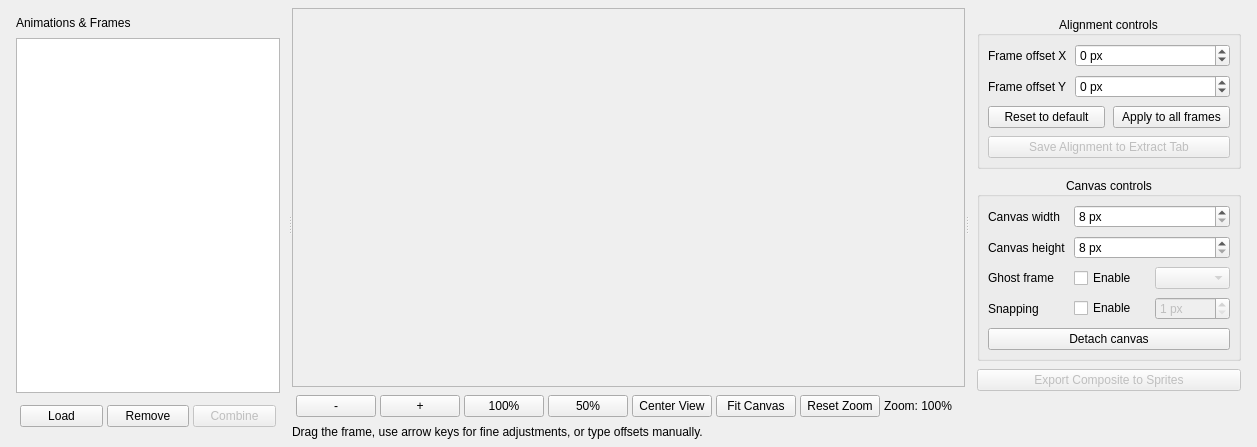
    <widget class="QWidget" name="tool_editor">
     <property name="sizePolicy">
      <sizepolicy hsizetype="MinimumExpanding" vsizetype="MinimumExpanding">
       <horstretch>0</horstretch>
       <verstretch>0</verstretch>
      </sizepolicy>
     </property>
     <attribute name="title">
      <string>Editor</string>
     </attribute>
     <layout class="QVBoxLayout" name="editor_tab_layout" stretch="0">
      <property name="spacing">
       <number>8</number>
      </property>
      <property name="sizeConstraint">
       <enum>QLayout::SizeConstraint::SetNoConstraint</enum>
      </property>
      <property name="leftMargin">
       <number>8</number>
      </property>
      <property name="topMargin">
       <number>8</number>
      </property>
      <property name="rightMargin">
       <number>8</number>
      </property>
      <property name="bottomMargin">
       <number>8</number>
      </property>
      <item>
       <widget class="QSplitter" name="editor_outer_splitter">
        <property name="orientation">
         <enum>Qt::Orientation::Horizontal</enum>
        </property>
        <property name="childrenCollapsible">
         <bool>false</bool>
        </property>
        <widget class="QWidget" name="editor_lists_widget">
         <property name="minimumSize">
          <size>
           <width>280</width>
           <height>0</height>
          </size>
         </property>
         <property name="maximumSize">
          <size>
           <width>420</width>
           <height>16777215</height>
          </size>
         </property>
         <layout class="QVBoxLayout" name="editor_lists_layout">
          <property name="spacing">
           <number>8</number>
          </property>
          <property name="leftMargin">
           <number>8</number>
          </property>
          <property name="topMargin">
           <number>8</number>
          </property>
          <property name="rightMargin">
           <number>8</number>
          </property>
          <property name="bottomMargin">
           <number>8</number>
          </property>
          <item>
           <widget class="QLabel" name="editor_anim_label">
            <property name="text">
             <string>Animations &amp; Frames</string>
            </property>
           </widget>
          </item>
          <item>
           <widget class="QTreeWidget" name="animation_tree">
            <property name="headerHidden">
             <bool>true</bool>
            </property>
            <column>
             <property name="text">
              <string notr="true">1</string>
             </property>
            </column>
           </widget>
          </item>
          <item>
           <layout class="QHBoxLayout" name="editor_button_row">
            <property name="spacing">
             <number>4</number>
            </property>
            <property name="leftMargin">
             <number>4</number>
            </property>
            <property name="topMargin">
             <number>4</number>
            </property>
            <property name="rightMargin">
             <number>4</number>
            </property>
            <property name="bottomMargin">
             <number>4</number>
            </property>
            <item>
             <widget class="QPushButton" name="load_files_button">
              <property name="text">
               <string>Load</string>
              </property>
             </widget>
            </item>
            <item>
             <widget class="QPushButton" name="remove_animation_button">
              <property name="text">
               <string>Remove</string>
              </property>
             </widget>
            </item>
            <item>
             <widget class="QPushButton" name="combine_button">
              <property name="enabled">
               <bool>false</bool>
              </property>
              <property name="text">
               <string>Combine</string>
              </property>
             </widget>
            </item>
           </layout>
          </item>
         </layout>
        </widget>
        <widget class="QSplitter" name="editor_inner_splitter">
         <property name="frameShape">
          <enum>QFrame::Shape::NoFrame</enum>
         </property>
         <property name="frameShadow">
          <enum>QFrame::Shadow::Plain</enum>
         </property>
         <property name="orientation">
          <enum>Qt::Orientation::Horizontal</enum>
         </property>
         <property name="childrenCollapsible">
          <bool>false</bool>
         </property>
         <widget class="QWidget" name="canvas_panel">
          <layout class="QVBoxLayout" name="canvas_column">
           <property name="spacing">
            <number>4</number>
           </property>
           <property name="leftMargin">
            <number>0</number>
           </property>
           <property name="topMargin">
            <number>0</number>
           </property>
           <property name="rightMargin">
            <number>0</number>
           </property>
           <property name="bottomMargin">
            <number>0</number>
           </property>
           <item>
            <widget class="QWidget" name="canvas_holder" native="true">
             <layout class="QVBoxLayout" name="canvas_holder_layout">
              <property name="spacing">
               <number>0</number>
              </property>
              <property name="leftMargin">
               <number>0</number>
              </property>
              <property name="topMargin">
               <number>0</number>
              </property>
              <property name="rightMargin">
               <number>0</number>
              </property>
              <property name="bottomMargin">
               <number>0</number>
              </property>
              <item>
               <widget class="QScrollArea" name="canvas_scroll">
                <property name="widgetResizable">
                 <bool>true</bool>
                </property>
                <widget class="QWidget" name="canvas_scroll_placeholder">
                 <property name="geometry">
                  <rect>
                   <x>0</x>
                   <y>0</y>
                   <width>325</width>
                   <height>596</height>
                  </rect>
                 </property>
                </widget>
               </widget>
              </item>
             </layout>
            </widget>
           </item>
           <item>
            <layout class="QHBoxLayout" name="canvas_toolbar">
             <property name="spacing">
              <number>4</number>
             </property>
             <property name="leftMargin">
              <number>4</number>
             </property>
             <property name="topMargin">
              <number>4</number>
             </property>
             <property name="rightMargin">
              <number>4</number>
             </property>
             <property name="bottomMargin">
              <number>4</number>
             </property>
             <item>
              <widget class="QPushButton" name="zoom_out_button">
               <property name="text">
                <string>-</string>
               </property>
              </widget>
             </item>
             <item>
              <widget class="QPushButton" name="zoom_in_button">
               <property name="text">
                <string>+</string>
               </property>
              </widget>
             </item>
             <item>
              <widget class="QPushButton" name="zoom_100_button">
               <property name="text">
                <string>100%</string>
               </property>
              </widget>
             </item>
             <item>
              <widget class="QPushButton" name="zoom_50_button">
               <property name="text">
                <string>50%</string>
               </property>
              </widget>
             </item>
             <item>
              <widget class="QPushButton" name="center_view_button">
               <property name="text">
                <string>Center View</string>
               </property>
              </widget>
             </item>
             <item>
              <widget class="QPushButton" name="fit_canvas_button">
               <property name="text">
                <string>Fit Canvas</string>
               </property>
              </widget>
             </item>
             <item>
              <widget class="QPushButton" name="reset_zoom_button">
               <property name="text">
                <string>Reset Zoom</string>
               </property>
              </widget>
             </item>
             <item>
              <widget class="QLabel" name="zoom_label">
               <property name="text">
                <string>Zoom: 100%</string>
               </property>
              </widget>
             </item>
             <item>
              <spacer name="canvas_toolbar_spacer">
               <property name="orientation">
                <enum>Qt::Orientation::Horizontal</enum>
               </property>
               <property name="sizeHint" stdset="0">
                <size>
                 <width>40</width>
                 <height>20</height>
                </size>
               </property>
              </spacer>
             </item>
            </layout>
           </item>
           <item>
            <widget class="QLabel" name="editor_status_label">
             <property name="text">
              <string>Drag the frame, use arrow keys for fine adjustments, or type offsets manually.</string>
             </property>
            </widget>
           </item>
          </layout>
         </widget>
         <widget class="QWidget" name="controls_panel">
          <property name="minimumSize">
           <size>
            <width>280</width>
            <height>0</height>
           </size>
          </property>
          <property name="maximumSize">
           <size>
            <width>320</width>
            <height>16777215</height>
           </size>
          </property>
          <layout class="QVBoxLayout" name="controls_panel_layout">
           <property name="spacing">
            <number>8</number>
           </property>
           <property name="leftMargin">
            <number>8</number>
           </property>
           <property name="topMargin">
            <number>8</number>
           </property>
           <property name="rightMargin">
            <number>8</number>
           </property>
           <property name="bottomMargin">
            <number>8</number>
           </property>
           <item>
            <widget class="QGroupBox" name="controls_group">
             <property name="layoutDirection">
              <enum>Qt::LayoutDirection::LeftToRight</enum>
             </property>
             <property name="title">
              <string>Alignment controls</string>
             </property>
             <property name="alignment">
              <set>Qt::AlignmentFlag::AlignCenter</set>
             </property>
             <property name="flat">
              <bool>true</bool>
             </property>
             <layout class="QFormLayout" name="controls_layout">
              <property name="rowWrapPolicy">
               <enum>QFormLayout::RowWrapPolicy::DontWrapRows</enum>
              </property>
              <property name="horizontalSpacing">
               <number>8</number>
              </property>
              <property name="verticalSpacing">
               <number>8</number>
              </property>
              <property name="leftMargin">
               <number>8</number>
              </property>
              <property name="topMargin">
               <number>8</number>
              </property>
              <property name="rightMargin">
               <number>8</number>
              </property>
              <property name="bottomMargin">
               <number>8</number>
              </property>
              <item row="0" column="0">
               <widget class="QLabel" name="label_offset_x">
                <property name="text">
                 <string>Frame offset X</string>
                </property>
               </widget>
              </item>
              <item row="1" column="0">
               <widget class="QLabel" name="label_offset_y">
                <property name="text">
                 <string>Frame offset Y</string>
                </property>
               </widget>
              </item>
              <item row="0" column="1">
               <widget class="QSpinBox" name="offset_x_spin">
                <property name="suffix">
                 <string> px</string>
                </property>
                <property name="minimum">
                 <number>-4096</number>
                </property>
                <property name="maximum">
                 <number>4096</number>
                </property>
               </widget>
              </item>
              <item row="1" column="1">
               <widget class="QSpinBox" name="offset_y_spin">
                <property name="suffix">
                 <string> px</string>
                </property>
                <property name="minimum">
                 <number>-4096</number>
                </property>
                <property name="maximum">
                 <number>4096</number>
                </property>
                <property name="stepType">
                 <enum>QAbstractSpinBox::StepType::DefaultStepType</enum>
                </property>
               </widget>
              </item>
              <item row="2" column="0" colspan="2">
               <layout class="QHBoxLayout" name="control_buttons">
                <item>
                 <widget class="QPushButton" name="reset_offset_button">
                  <property name="text">
                   <string>Reset to default</string>
                  </property>
                 </widget>
                </item>
                <item>
                 <widget class="QPushButton" name="apply_all_button">
                  <property name="text">
                   <string>Apply to all frames</string>
                  </property>
                 </widget>
                </item>
               </layout>
              </item>
              <item row="3" column="0" colspan="2">
               <widget class="QPushButton" name="save_overrides_button">
                <property name="enabled">
                 <bool>false</bool>
                </property>
                <property name="text">
                 <string>Save Alignment to Extract Tab</string>
                </property>
               </widget>
              </item>
             </layout>
            </widget>
           </item>
           <item>
            <widget class="QGroupBox" name="display_group">
             <property name="title">
              <string>Canvas controls</string>
             </property>
             <property name="alignment">
              <set>Qt::AlignmentFlag::AlignCenter</set>
             </property>
             <property name="flat">
              <bool>true</bool>
             </property>
             <property name="checkable">
              <bool>false</bool>
             </property>
             <layout class="QFormLayout" name="display_layout">
              <property name="horizontalSpacing">
               <number>8</number>
              </property>
              <property name="verticalSpacing">
               <number>8</number>
              </property>
              <property name="leftMargin">
               <number>8</number>
              </property>
              <property name="topMargin">
               <number>8</number>
              </property>
              <property name="rightMargin">
               <number>8</number>
              </property>
              <property name="bottomMargin">
               <number>8</number>
              </property>
              <item row="0" column="0">
               <widget class="QLabel" name="label_canvas_width">
                <property name="text">
                 <string>Canvas width</string>
                </property>
               </widget>
              </item>
              <item row="0" column="1">
               <widget class="QSpinBox" name="canvas_width_spin">
                <property name="suffix">
                 <string> px</string>
                </property>
                <property name="minimum">
                 <number>8</number>
                </property>
                <property name="maximum">
                 <number>4096</number>
                </property>
               </widget>
              </item>
              <item row="1" column="0">
               <widget class="QLabel" name="label_canvas_height">
                <property name="text">
                 <string>Canvas height</string>
                </property>
               </widget>
              </item>
              <item row="1" column="1">
               <widget class="QSpinBox" name="canvas_height_spin">
                <property name="suffix">
                 <string> px</string>
                </property>
                <property name="minimum">
                 <number>8</number>
                </property>
                <property name="maximum">
                 <number>4096</number>
                </property>
               </widget>
              </item>
              <item row="3" column="1">
               <widget class="QWidget" name="ghost_widget" native="true">
                <layout class="QHBoxLayout" name="ghost_layout">
                 <property name="spacing">
                  <number>6</number>
                 </property>
                 <property name="leftMargin">
                  <number>0</number>
                 </property>
                 <property name="topMargin">
                  <number>0</number>
                 </property>
                 <property name="rightMargin">
                  <number>0</number>
                 </property>
                 <property name="bottomMargin">
                  <number>0</number>
                 </property>
                 <item>
                  <widget class="QCheckBox" name="ghost_checkbox">
                   <property name="text">
                    <string>Enable</string>
                   </property>
                  </widget>
                 </item>
                 <item>
                  <widget class="QComboBox" name="ghost_frame_combo">
                   <property name="enabled">
                    <bool>false</bool>
                   </property>
                  </widget>
                 </item>
                </layout>
               </widget>
              </item>
              <item row="4" column="0">
               <widget class="QLabel" name="label_snapping">
                <property name="text">
                 <string>Snapping</string>
                </property>
               </widget>
              </item>
              <item row="4" column="1">
               <widget class="QWidget" name="snap_widget" native="true">
                <layout class="QHBoxLayout" name="snap_layout">
                 <property name="spacing">
                  <number>6</number>
                 </property>
                 <property name="leftMargin">
                  <number>0</number>
                 </property>
                 <property name="topMargin">
                  <number>0</number>
                 </property>
                 <property name="rightMargin">
                  <number>0</number>
                 </property>
                 <property name="bottomMargin">
                  <number>0</number>
                 </property>
                 <item>
                  <widget class="QCheckBox" name="snap_checkbox">
                   <property name="text">
                    <string>Enable</string>
                   </property>
                  </widget>
                 </item>
                 <item>
                  <widget class="QSpinBox" name="snap_step_spin">
                   <property name="enabled">
                    <bool>false</bool>
                   </property>
                   <property name="suffix">
                    <string> px</string>
                   </property>
                   <property name="minimum">
                    <number>1</number>
                   </property>
                   <property name="maximum">
                    <number>256</number>
                   </property>
                   <property name="value">
                    <number>1</number>
                   </property>
                  </widget>
                 </item>
                </layout>
               </widget>
              </item>
              <item row="3" column="0">
               <widget class="QLabel" name="label_ghost_frame">
                <property name="text">
                 <string>Ghost frame</string>
                </property>
               </widget>
              </item>
              <item row="5" column="0" colspan="2">
               <widget class="QPushButton" name="detach_canvas_button">
                <property name="text">
                 <string>Detach canvas</string>
                </property>
               </widget>
              </item>
             </layout>
            </widget>
           </item>
           <item>
            <widget class="QPushButton" name="export_composite_button">
             <property name="enabled">
              <bool>false</bool>
             </property>
             <property name="text">
              <string>Export Composite to Sprites</string>
             </property>
            </widget>
           </item>
           <item>
            <spacer name="controls_panel_spacer">
             <property name="orientation">
              <enum>Qt::Orientation::Vertical</enum>
             </property>
             <property name="sizeHint" stdset="0">
              <size>
               <width>20</width>
               <height>40</height>
              </size>
             </property>
            </spacer>
           </item>
          </layout>
         </widget>
        </widget>
       </widget>
      </item>
     </layout>
    </widget>
